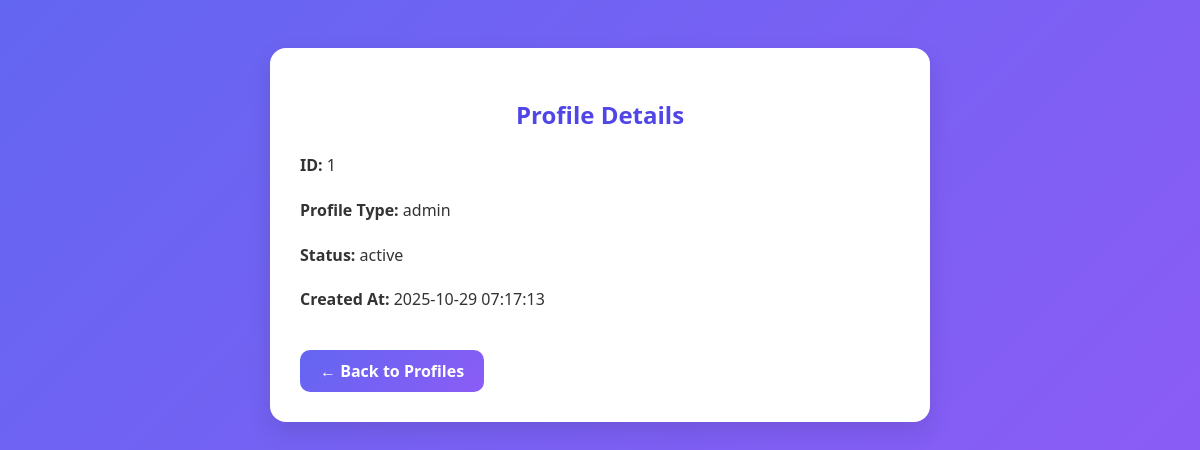
Page /CSIT314v3/Boundary/view_profilePg.php?id=1 on the earlier database version.
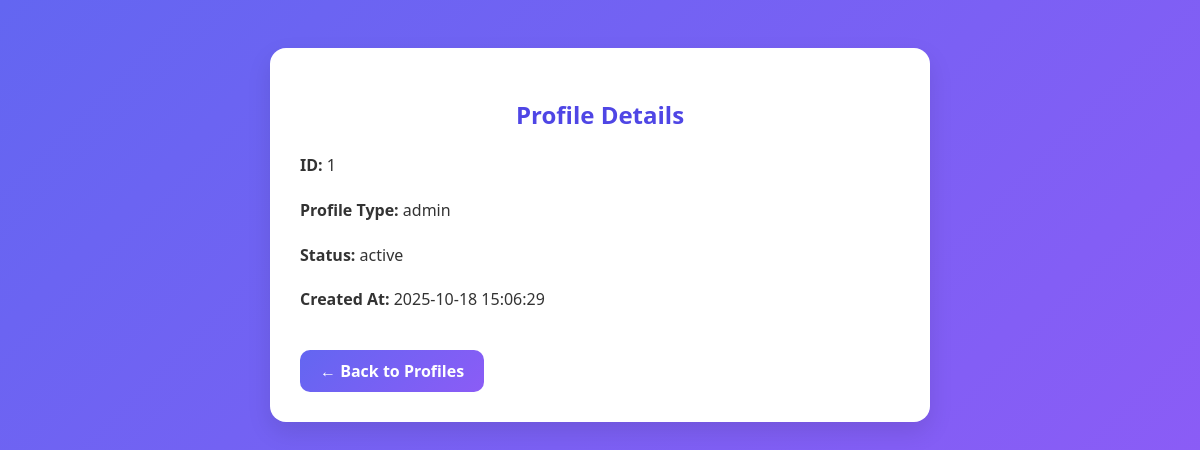
Same page on the later database version.
### tables this page shows
CREATE TABLE `user_profiles` (
  `id` int(11) NOT NULL,
  `profile_type` varchar(50) NOT NULL,
  `created_at` timestamp NOT NULL DEFAULT current_timestamp(),
  `status` enum('active','suspended') DEFAULT 'active'
);

### CSIT314v3/Entity/userProfile.php (called while the page is built, shortened)
<?php
final class userProfile
{
    private static function getConnection(): PDO
    {
        return Database::getConnection();
    }
    public static function getProfileById(int $id): ?array
    {
        try {
            $pdo = self::getConnection();
            $stmt = $pdo->prepare("SELECT * FROM user_profiles WHERE id = :id LIMIT 1");
            $stmt->execute([':id' => $id]);
            $result = $stmt->fetch(PDO::FETCH_ASSOC);
            return $result ?: null;
        } catch (PDOException $e) {
            error_log('Error fetching profile by ID: ' . $e->getMessage());
            return null;
        }
    }
}

### CSIT314v3/Controller/ViewProfileDetailsController.php (called while the page is built, shortened)
<?php
require_once __DIR__ . '/../Entity/userProfile.php';
class ViewProfileDetailsController
{
    private userProfile $profileEntity;
    public function __construct()
    {
        $this->profileEntity = new userProfile(0, '', '', '');
    }
    public function getProfileDetails(int $profileId): ?array
    {
        return $this->profileEntity->getProfileById($profileId);
    }
}

### CSIT314v3/Boundary/view_profilePg.php (the view, shortened to what this page needs)
<?php
require_once __DIR__ . '/../Controller/ViewProfileDetailsController.php';
function getProfileId(): int {
    return (int)($_GET['id'] ?? 0);
}
function fetchProfile(ViewProfileDetailsController $controller, int $id): ?array {
    return $controller->getProfileDetails($id);
}
$controller = new ViewProfileDetailsController();
$id = getProfileId();
$profile = fetchProfile($controller, $id);
?>
<!DOCTYPE html>
<html lang="en">
<head>
</head>
<body>
    <div class="container">
        <h2>Profile Details</h2>
        <div class="info">
            <p><strong>ID:</strong> <?= htmlspecialchars((string)$profile['id']) ?></p>
            <p><strong>Profile Type:</strong> <?= htmlspecialchars($profile['profile_type']) ?></p>
            <p><strong>Status:</strong> <?= htmlspecialchars($profile['status']) ?></p>
            <p><strong>Created At:</strong> <?= htmlspecialchars($profile['created_at']) ?></p>
        </div>
        <a href="view_profiles.php">← Back to Profiles</a>
    </div>
</body>
</html>

### CSIT314v3/Boundary/view_profilePg.php (style rules this page uses)
body { font-family: 'Segoe UI', sans-serif; background: linear-gradient(135deg, #6366f1, #8b5cf6); color: #333; padding: 40px; }
.container { background: #fff; border-radius: 16px; max-width: 600px; margin: auto; padding: 30px; box-shadow: 0 10px 25px rgba(0,0,0,0.1); }
h2 { text-align: center; color: #4f46e5; }
.info { margin-top: 20px; line-height: 1.8; }
a { display: inline-block; margin-top: 20px; text-decoration: none; background: linear-gradient(135deg, #6366f1, #8b5cf6); color: white; padding: 10px 20px; border-radius: 10px; font-weight: 600; }

Differences in the rows shown:
changed user_profiles "admin": created_at "2025-10-29 07:17:13" → "2025-10-18 15:06:29"
